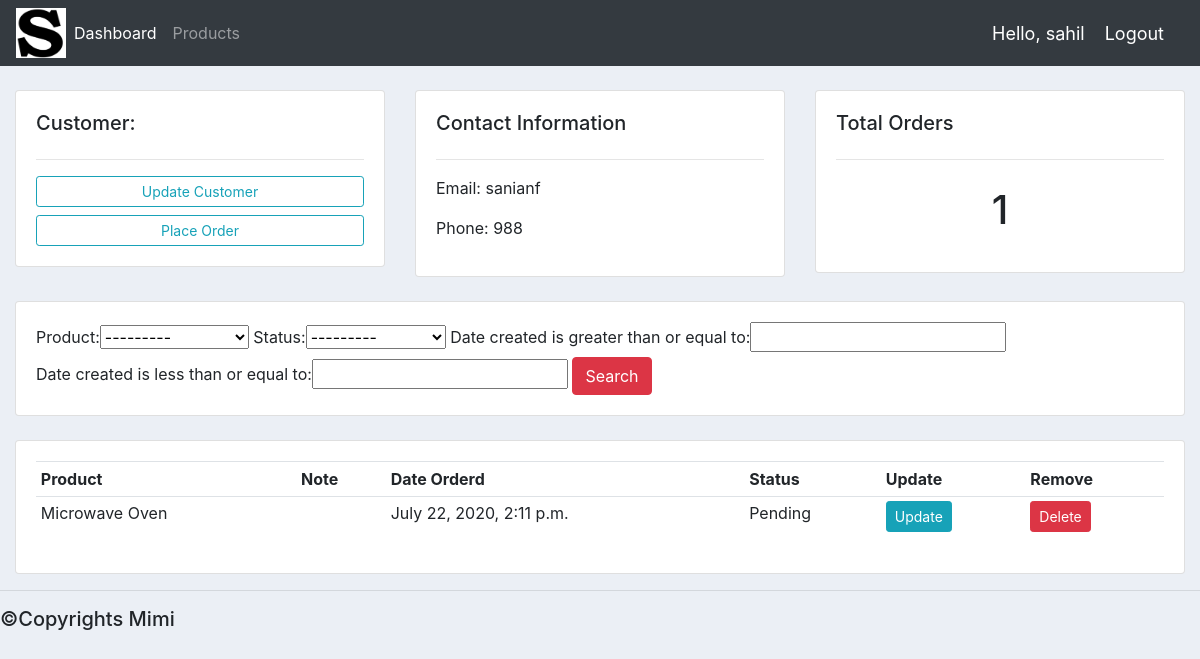
The page /customer/2/ (signed in) on the database its author committed.
### Accounts/models.py (models this page shows, shortened)
class Customer(models.Model):
	user=models.OneToOneField(User,on_delete=models.CASCADE,null=True)
	name = models.CharField(max_length=200, null=True)
	phone = models.CharField(max_length=200, null=True)
	email = models.CharField(max_length=200, null=True)
	date_created = models.DateTimeField(auto_now_add=True, null=True)

class Order(models.Model):
	STATUS = (
			('Pending', 'Pending'),
			('Out for delivery', 'Out for delivery'),
			('Delivered', 'Delivered'),
			)
	customer = models.ForeignKey(Customer, null=True, on_delete= models.SET_NULL)
	product = models.ForeignKey(Product, null=True, on_delete= models.SET_NULL)
	date_created = models.DateTimeField(auto_now_add=True, null=True)
	status = models.CharField(max_length=200, null=True, choices=STATUS)

class Product(models.Model):
	CATEGORY = (
			('Indoor', 'Indoor'),
			('Out Door', 'Out Door'),
			)
	name = models.CharField(max_length=200, null=True)
	price = models.FloatField(null=True)
	category = models.CharField(max_length=200, null=True, choices=CATEGORY)
	description = models.CharField(max_length=200, null=True, blank=True)
	date_created = models.DateTimeField(auto_now_add=True, null=True)
	tags = models.ManyToManyField(Tag)
	def __str__(self):
		return self.name

### Accounts/decorators.py (the view)
		def wrapper_func(request, *args, **kwargs):
			group = None
			if request.user.groups.exists():
				group = request.user.groups.all()[0].name
			if group in allowed_roles:
				return view_func(request, *args, **kwargs)
			else:
				return HttpResponse('You are not authorized to view this page')

### Accounts/views.py (called while the page is built)
@login_required(login_url='login')
@allowed_users(allowed_roles=['admin'])
def customer(request, pk_test):
	customer = Customer.objects.get(id=pk_test)
	orders = customer.order_set.all()
	order_count = orders.count()
	myFilter = OrderFilter(request.GET, queryset=orders)
	orders = myFilter.qs
	context = {'customer':customer, 'orders':orders, 'order_count':order_count,
	'myFilter':myFilter}
	return render(request, 'Accounts/customer.html',context)

### Accounts/templates/Accounts/customer.html
{%  extends 'Accounts/main.html' %}
{% block content %}
	<br>
<div class="row">
	<div class="col-md">
		<div class="card card-body">
			<h5>Customer:</h5>
			<hr>
			<a class="btn btn-outline-info  btn-sm btn-block" href="">Update Customer</a>
			<a class="btn btn-outline-info  btn-sm btn-block" href="{% url 'create_order' customer.id %}">Place Order</a>
		</div>
	</div>
	<div class="col-md">
		<div class="card card-body">
			<h5>Contact Information</h5>
			<hr>
			<p>Email: {{customer.email}}</p>
			<p>Phone: {{customer.phone}}</p>
		</div>
	</div>
	<div class="col-md">
		<div class="card card-body">
			<h5>Total Orders</h5>
			<hr>
			<h1 style="text-align: center;padding: 10px">{{order_count}}</h1>
		</div>
	</div>
</div>
<br>
<div class="row">
	<div class="col">
		<div class="card card-body">
			<form method="get">
				{{myFilter.form}}
		    <button class="btn btn-danger" type="submit">Search</button>
		  </form>
		</div>
	</div>
</div>
<br>
<div class="row">
	<div class="col-md">
		<div class="card card-body">
			<table class="table table-sm">
				<tr>
					<th>Product</th>
					<th>Note</th>
					<th>Date Orderd</th>
					<th>Status</th>
					<th>Update</th>
					<th>Remove</th>
				</tr>
				{% for order in orders %}
				<tr>
					<td>{{order.product}}</td>
					<td>{{order.note}}</td>
					<td>{{order.date_created}}</td>
					<td>{{order.status}}</td>
					<td><a class="btn btn-sm btn-info" href="{% url 'update_order' order.id %}">Update</a></td>
					<td><a class="btn btn-sm btn-danger" href="{% url 'delete_order' order.id %}">Delete</a></td>
				</tr>
				{% endfor %}
			</table>
		</div>
	</div>
</div>
{% endblock %}

### Accounts/templates/Accounts/nav.html (shortened to what this page needs)
{% load static %}
<nav class="navbar navbar-expand-lg navbar-dark bg-dark">
 <img src="{% static 'images/im1.png' %}" width='50px' height='50px'>
  <div class="collapse navbar-collapse" id="navbarNav">
    <ul class="navbar-nav">
      <li class="nav-item active">
        <a class="nav-link" href="{% url 'home' %}">Dashboard</a>
      </li>
      <li class="nav-item">
        <a class="nav-link" href="{% url 'products' %}">Products</a>
      </li>
    </ul>
  </div>
  <span class="hello-msg">Hello, {{request.user}}</span>
  <span ><a  class="hello-msg" href="{% url 'logout' %}">Logout</a></span>
</nav>

### static/css/main.css (style rules this page uses)
body { background-color: #ebeff5; }

### Accounts/templates/Accounts/nav.html (style rules this page uses)
.hello-msg { font-size: 18px; color: #fff; margin-right: 20px; }

### rows shown on the page
Customer: email "sanianf", phone "988"
Order: product "Microwave Oven", date_created "July 22, 2020, 2:11 p.m.", status "Pending"

### other values the page prints
{{ request.user }} "sahil"
{{ order_count }} "1"
